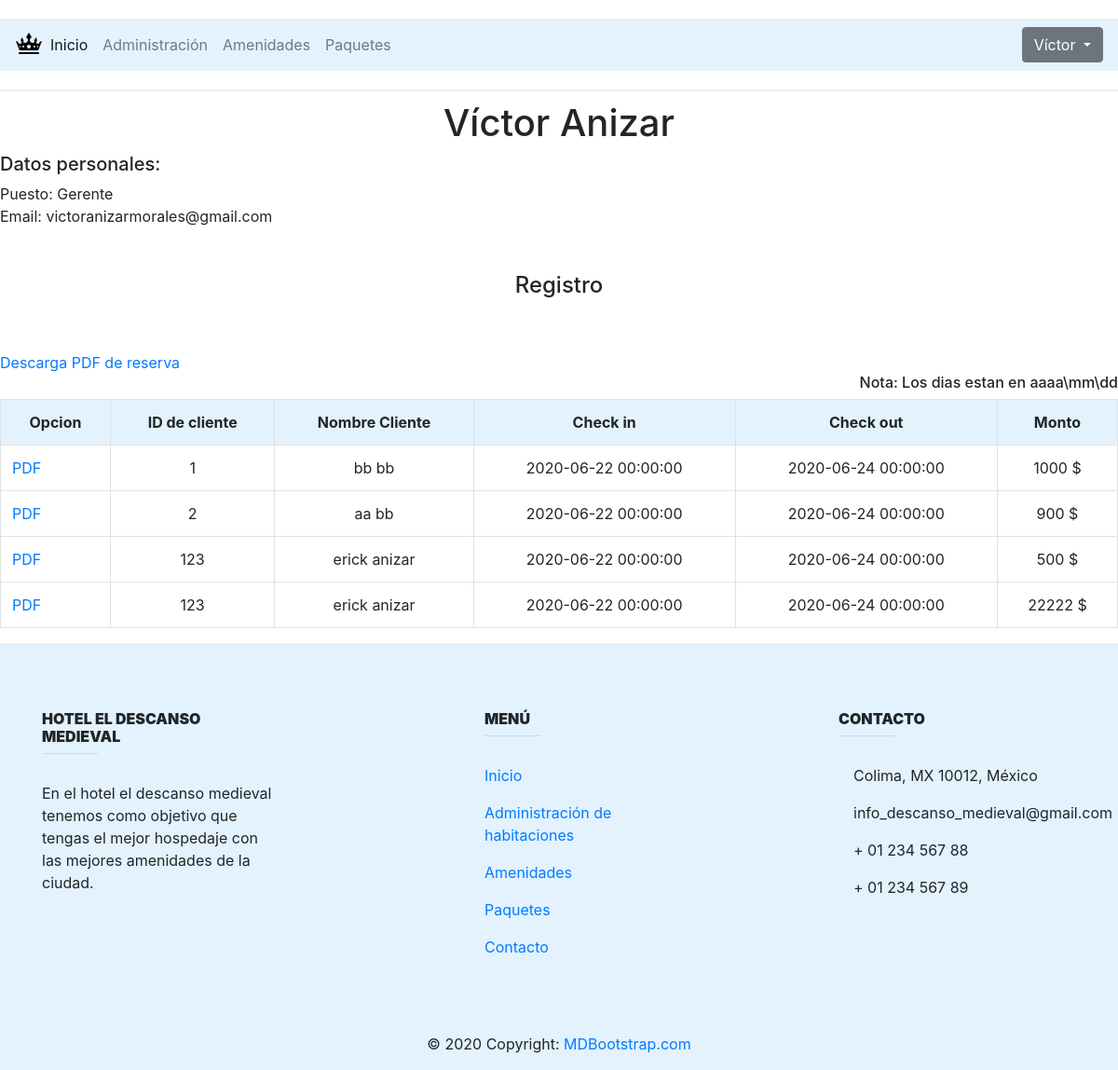
The page /perfil.php (signed in) on the database as committed earlier.
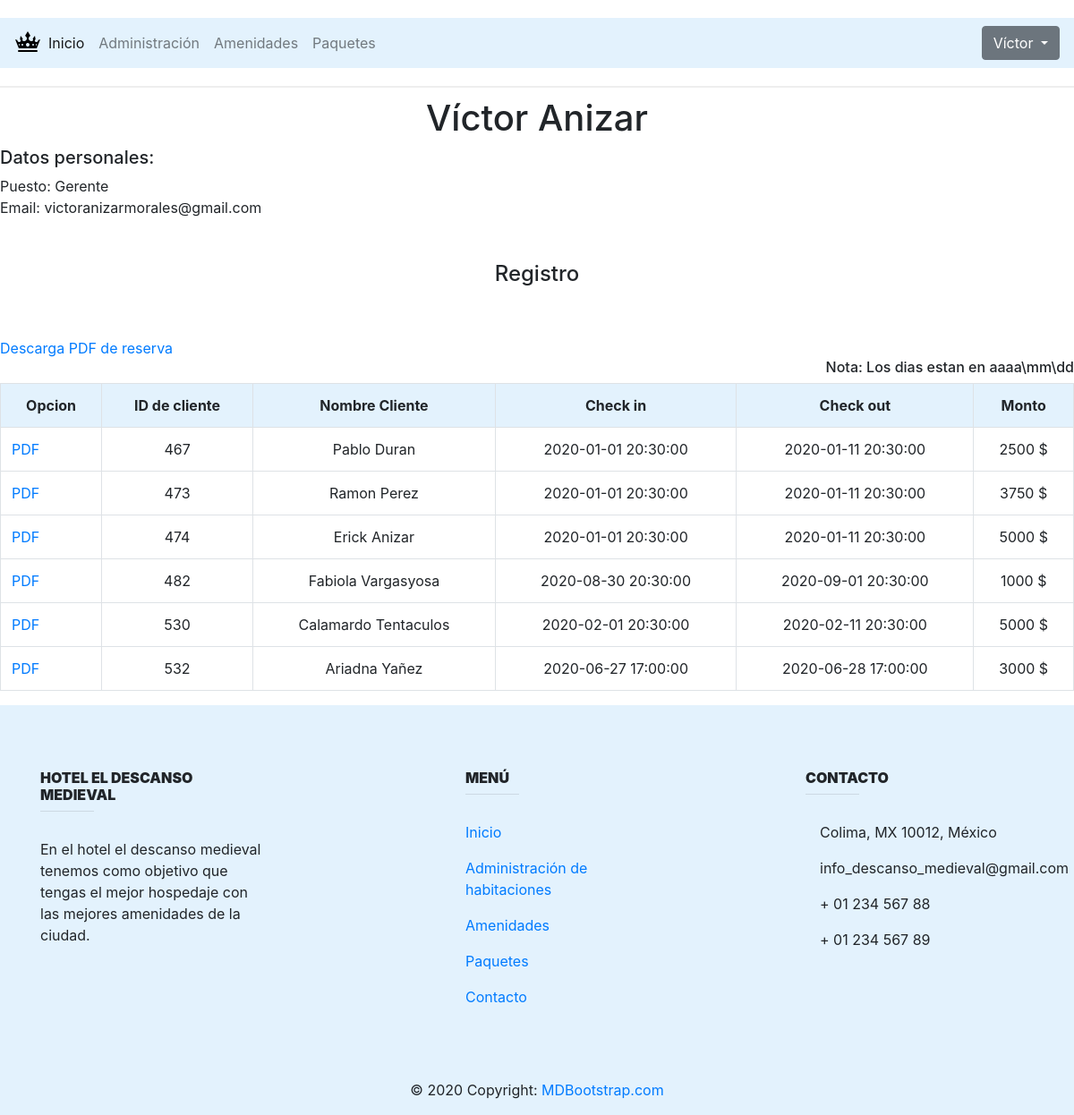
The same page on the database as committed later.
### tables this page shows
CREATE TABLE `reservacion` (
  `numero_personas` int(11) NOT NULL,
  `check_in` datetime NOT NULL,
  `check_out` datetime NOT NULL,
  `id_habitacion` int(11) NOT NULL,
  `estatus` varchar(15) NOT NULL,
  `id_usr` int(11) NOT NULL,
  `id_cliente` int(11) NOT NULL,
  `monto` int(11) NOT NULL
);

CREATE TABLE `cliente` (
  `id_cliente` int(11) NOT NULL,
  `nombre` varchar(20) NOT NULL,
  `ApPC` varchar(20) NOT NULL,
  `numTarjeta` bigint(30) NOT NULL
);

### perfil.php (the view, shortened to what the changed rows need)
<?php
   require 'database.php';
   ?>
<!DOCTYPE html>
<html >
   <head>
      <link rel="stylesheet" type="text/css" href="css/styles.css">
      <link rel="stylesheet" href="css/bootstrap.min.css">
   </head>
   <body>
      <main>
         <?php
               $sql="SELECT id_usr, email, password,nombreU,puesto,ApPU FROM usuario WHERE id_usr=:id";
               $records=$conn->prepare($sql);
               $records->bindParam(':id',$_SESSION['id']);
               $records->execute();
               $results=$records->fetch(PDO::FETCH_ASSOC);
            ?>
         <h1 class="Nombre" style="text-align: Center">
            <?=  $message=$results['nombreU'];?>
            <?=  $message=$results['ApPU'];?>
         </h1>
         <?=  $message=$results['puesto'];?> <br>
         <?=  $message=$results['email'];?> <br>
         <?php
            $busqueda=$conn->prepare("SELECT r.id_cliente,c.nombre,c.ApPC,r.check_in,r.check_out, r.monto FROM RESERVACION r JOIN cliente c ON r.id_cliente=c.id_cliente  WHERE id_usr=:id ORDER BY r.id_cliente");
            $busqueda->bindParam(':id',$_SESSION['id']);
            $busqueda->execute();
            ?>
         <br><br>
         <br><br>
         <table   class="table table-bordered">
            <tr>
               <th class="registro" style="background-color: #e3f2fd; text-align: Center">Opcion</th>
               <th class="registro" style="background-color: #e3f2fd; text-align: Center">ID de cliente</th>
               <th class="registro" style="background-color: #e3f2fd; text-align: Center">Nombre Cliente</th>
               <th class="registro" style="background-color: #e3f2fd; text-align: Center">Check in</th>
               <th class="registro" style="background-color: #e3f2fd; text-align: Center">Check out</th>
               <th  class="registro" style="background-color: #e3f2fd; text-align: Center">Monto</th>
            </tr>
            <?php
               foreach($busqueda as $res)
               {
                 echo "<tr>";?>
                 <td><a href="ticket.php?idR=<?php echo $res['id_cliente']."/".$res['nombre']."/".$res['check_in']."/".$res['check_out']."/".$_SESSION['id']."/".$res['monto']; ?>">PDF<a></td>
                 <?php
                 echo "<td style='text-align: Center'>".$res["id_cliente"]."</td>";
                 echo "<td style='text-align: Center'>".$res["nombre"]." ".$res["ApPC"]."</td>";
                 echo "<td style='text-align: Center'>".$res["check_in"]."</td>";
                 echo "<td style='text-align: Center'>".$res["check_out"]."</td>";
                 echo "<td style='text-align: Center'>".$res["monto"]."\t$</td>";
                 echo "</tr>";
               }
               ?>
               <br>
         </table>
      </main>
   </body>
</html>

Rows that differ between the two databases and show on the page:
removed reservacion: id_cliente "1", id_cliente.nombre "bb", id_cliente.ApPC "bb", check_in "2020-06-22 00:00:00", check_out "2020-06-24 00:00:00", monto "1000"
removed reservacion: id_cliente "2", id_cliente.nombre "aa", id_cliente.ApPC "bb", check_in "2020-06-22 00:00:00", check_out "2020-06-24 00:00:00", monto "900"
removed reservacion: id_cliente "123", id_cliente.nombre "erick", id_cliente.ApPC "anizar", check_in "2020-06-22 00:00:00", check_out "2020-06-24 00:00:00", monto "500"
removed reservacion: id_cliente "123", id_cliente.nombre "erick", id_cliente.ApPC "anizar", check_in "2020-06-22 00:00:00", check_out "2020-06-24 00:00:00", monto "22222"
added reservacion: id_cliente "467", id_cliente.nombre "Pablo", id_cliente.ApPC "Duran", check_in "2020-01-01 20:30:00", check_out "2020-01-11 20:30:00", monto "2500"
added reservacion: id_cliente "473", id_cliente.nombre "Ramon", id_cliente.ApPC "Perez", check_in "2020-01-01 20:30:00", check_out "2020-01-11 20:30:00", monto "3750"
added reservacion: id_cliente "474", id_cliente.nombre "Erick", id_cliente.ApPC "Anizar", check_in "2020-01-01 20:30:00", check_out "2020-01-11 20:30:00", monto "5000"
added reservacion: id_cliente "482", id_cliente.nombre "Fabiola", id_cliente.ApPC "Vargasyosa", check_in "2020-08-30 20:30:00", check_out "2020-09-01 20:30:00", monto "1000"
added reservacion: id_cliente "530", id_cliente.nombre "Calamardo", id_cliente.ApPC "Tentaculos", check_in "2020-02-01 20:30:00", check_out "2020-02-11 20:30:00", monto "5000"
added reservacion: id_cliente "532", id_cliente.nombre "Ariadna", id_cliente.ApPC "Yañez", check_in "2020-06-27 17:00:00", check_out "2020-06-28 17:00:00", monto "3000"
